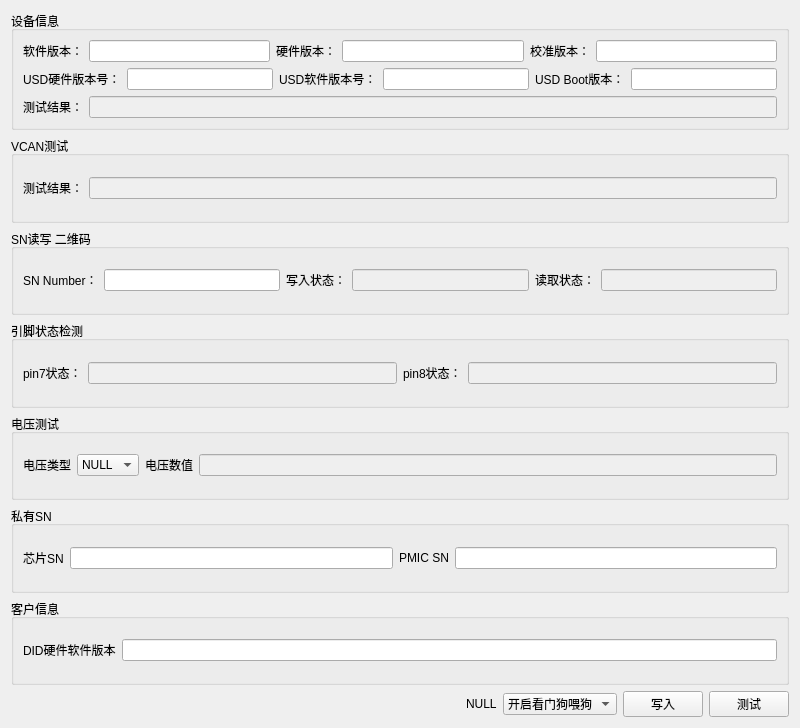
<?xml version="1.0" encoding="UTF-8"?>
<ui version="4.0">
 <class>eol_sub_window</class>
 <widget class="QWidget" name="eol_sub_window">
  <property name="geometry">
   <rect>
    <x>0</x>
    <y>0</y>
    <width>800</width>
    <height>728</height>
   </rect>
  </property>
  <property name="windowTitle">
   <string>Form</string>
  </property>
  <layout class="QGridLayout" name="gridLayout_2">
   <item row="3" column="0" colspan="3">
    <widget class="QGroupBox" name="pin_check_groupBox">
     <property name="title">
      <string>引脚状态检测</string>
     </property>
     <layout class="QGridLayout" name="gridLayout">
      <item row="0" column="0">
       <layout class="QHBoxLayout" name="horizontalLayout_2">
        <item>
         <widget class="QLabel" name="pin7_label">
          <property name="text">
           <string>pin7状态：</string>
          </property>
         </widget>
        </item>
        <item>
         <widget class="QLineEdit" name="pin7_lineEdit">
          <property name="enabled">
           <bool>false</bool>
          </property>
         </widget>
        </item>
        <item>
         <widget class="QLabel" name="pin8_label">
          <property name="text">
           <string>pin8状态：</string>
          </property>
         </widget>
        </item>
        <item>
         <widget class="QLineEdit" name="pin8_lineEdit">
          <property name="enabled">
           <bool>false</bool>
          </property>
         </widget>
        </item>
       </layout>
      </item>
     </layout>
    </widget>
   </item>
   <item row="2" column="0" colspan="3">
    <widget class="QGroupBox" name="sn_groupBox">
     <property name="title">
      <string>SN读写 二维码</string>
     </property>
     <layout class="QGridLayout" name="gridLayout_3">
      <item row="0" column="0">
       <layout class="QHBoxLayout" name="horizontalLayout_4">
        <item>
         <widget class="QLabel" name="label">
          <property name="text">
           <string>SN Number：</string>
          </property>
         </widget>
        </item>
        <item>
         <widget class="QLineEdit" name="sn_number_lineEdit"/>
        </item>
        <item>
         <widget class="QLabel" name="sn_write_label">
          <property name="text">
           <string>写入状态：</string>
          </property>
         </widget>
        </item>
        <item>
         <widget class="QLineEdit" name="sn_write_lineEdit">
          <property name="enabled">
           <bool>false</bool>
          </property>
         </widget>
        </item>
        <item>
         <widget class="QLabel" name="sn_read_label">
          <property name="text">
           <string>读取状态：</string>
          </property>
         </widget>
        </item>
        <item>
         <widget class="QLineEdit" name="sn_read_lineEdit">
          <property name="enabled">
           <bool>false</bool>
          </property>
         </widget>
        </item>
       </layout>
      </item>
     </layout>
    </widget>
   </item>
   <item row="0" column="0" colspan="3">
    <widget class="QGroupBox" name="device_info_groupBox">
     <property name="title">
      <string>设备信息</string>
     </property>
     <layout class="QVBoxLayout" name="verticalLayout">
      <item>
       <layout class="QHBoxLayout" name="horizontalLayout">
        <item>
         <widget class="QLabel" name="soft_ver_label">
          <property name="text">
           <string>软件版本：</string>
          </property>
         </widget>
        </item>
        <item>
         <widget class="QLineEdit" name="soft_ver_lineEdit">
          <property name="enabled">
           <bool>true</bool>
          </property>
          <property name="readOnly">
           <bool>false</bool>
          </property>
         </widget>
        </item>
        <item>
         <widget class="QLabel" name="hw_ver_label">
          <property name="text">
           <string>硬件版本：</string>
          </property>
         </widget>
        </item>
        <item>
         <widget class="QLineEdit" name="hw_ver_lineEdit">
          <property name="enabled">
           <bool>true</bool>
          </property>
         </widget>
        </item>
        <item>
         <widget class="QLabel" name="calibration_ver_label">
          <property name="text">
           <string>校准版本：</string>
          </property>
         </widget>
        </item>
        <item>
         <widget class="QLineEdit" name="calibration_ver_lineEdit">
          <property name="enabled">
           <bool>true</bool>
          </property>
         </widget>
        </item>
       </layout>
      </item>
      <item>
       <layout class="QHBoxLayout" name="horizontalLayout_5">
        <item>
         <widget class="QLabel" name="usd_hw_ver_label">
          <property name="text">
           <string>USD硬件版本号：</string>
          </property>
         </widget>
        </item>
        <item>
         <widget class="QLineEdit" name="usd_hw_ver_lineEdit">
          <property name="enabled">
           <bool>true</bool>
          </property>
         </widget>
        </item>
        <item>
         <widget class="QLabel" name="usd_soft_ver_label">
          <property name="text">
           <string>USD软件版本号：</string>
          </property>
         </widget>
        </item>
        <item>
         <widget class="QLineEdit" name="usd_soft_ver_lineEdit">
          <property name="enabled">
           <bool>true</bool>
          </property>
         </widget>
        </item>
        <item>
         <widget class="QLabel" name="usd_boot_ver_label">
          <property name="text">
           <string>USD Boot版本：</string>
          </property>
         </widget>
        </item>
        <item>
         <widget class="QLineEdit" name="usd_boot_ver_lineEdit">
          <property name="enabled">
           <bool>true</bool>
          </property>
         </widget>
        </item>
       </layout>
      </item>
      <item>
       <layout class="QHBoxLayout" name="horizontalLayout_6">
        <item>
         <widget class="QLabel" name="ver_test_label">
          <property name="text">
           <string>测试结果：</string>
          </property>
         </widget>
        </item>
        <item>
         <widget class="QLineEdit" name="ver_test_lineEdit">
          <property name="enabled">
           <bool>false</bool>
          </property>
         </widget>
        </item>
       </layout>
      </item>
     </layout>
    </widget>
   </item>
   <item row="1" column="0" colspan="3">
    <widget class="QGroupBox" name="vcan_groupBox">
     <property name="title">
      <string>VCAN测试</string>
     </property>
     <layout class="QGridLayout" name="gridLayout_4">
      <item row="0" column="0">
       <layout class="QHBoxLayout" name="horizontalLayout_3">
        <item>
         <widget class="QLabel" name="vcan_test_label">
          <property name="text">
           <string>测试结果：</string>
          </property>
         </widget>
        </item>
        <item>
         <widget class="QLineEdit" name="vcan_test_lineEdit">
          <property name="enabled">
           <bool>false</bool>
          </property>
         </widget>
        </item>
       </layout>
      </item>
     </layout>
    </widget>
   </item>
   <item row="7" column="0">
    <spacer name="horizontalSpacer">
     <property name="orientation">
      <enum>Qt::Horizontal</enum>
     </property>
     <property name="sizeHint" stdset="0">
      <size>
       <width>688</width>
       <height>20</height>
      </size>
     </property>
    </spacer>
   </item>
   <item row="5" column="0" colspan="3">
    <widget class="QGroupBox" name="private_sn_groupBox">
     <property name="title">
      <string>私有SN</string>
     </property>
     <layout class="QGridLayout" name="gridLayout_5">
      <item row="0" column="0">
       <layout class="QHBoxLayout" name="horizontalLayout_7">
        <item>
         <widget class="QLabel" name="chip_sn_label">
          <property name="text">
           <string>芯片SN</string>
          </property>
         </widget>
        </item>
        <item>
         <widget class="QLineEdit" name="chip_sn_lineEdit"/>
        </item>
        <item>
         <widget class="QLabel" name="pmic_sn_label">
          <property name="text">
           <string>PMIC SN</string>
          </property>
         </widget>
        </item>
        <item>
         <widget class="QLineEdit" name="pmic_sn_lineEdit"/>
        </item>
       </layout>
      </item>
     </layout>
    </widget>
   </item>
   <item row="6" column="0" colspan="3">
    <widget class="QGroupBox" name="client_info_groupBox">
     <property name="title">
      <string>客户信息</string>
     </property>
     <layout class="QGridLayout" name="gridLayout_7">
      <item row="0" column="0">
       <layout class="QHBoxLayout" name="horizontalLayout_9">
        <item>
         <widget class="QLabel" name="did_hw_sf_ver_label">
          <property name="text">
           <string>DID硬件软件版本</string>
          </property>
         </widget>
        </item>
        <item>
         <widget class="QLineEdit" name="did_hw_sf_ver_lineEdit"/>
        </item>
       </layout>
      </item>
     </layout>
    </widget>
   </item>
   <item row="4" column="0" colspan="3">
    <widget class="QGroupBox" name="voltage_groupBox">
     <property name="title">
      <string>电压测试</string>
     </property>
     <layout class="QGridLayout" name="gridLayout_6">
      <item row="0" column="0">
       <layout class="QHBoxLayout" name="horizontalLayout_8">
        <item>
         <widget class="QLabel" name="voltage_type_label">
          <property name="text">
           <string>电压类型</string>
          </property>
         </widget>
        </item>
        <item>
         <widget class="QComboBox" name="voltage_type_comboBox">
          <item>
           <property name="text">
            <string>NULL</string>
           </property>
          </item>
         </widget>
        </item>
        <item>
         <widget class="QLabel" name="voltage_label">
          <property name="text">
           <string>电压数值</string>
          </property>
         </widget>
        </item>
        <item>
         <widget class="QLineEdit" name="voltage_lineEdit">
          <property name="enabled">
           <bool>false</bool>
          </property>
         </widget>
        </item>
       </layout>
      </item>
     </layout>
    </widget>
   </item>
   <item row="7" column="2">
    <layout class="QHBoxLayout" name="horizontalLayout_10">
     <item>
      <widget class="QComboBox" name="wdg_opt_comboBox">
       <item>
        <property name="text">
         <string>开启看门狗喂狗</string>
        </property>
       </item>
       <item>
        <property name="text">
         <string>关闭看门狗喂狗</string>
        </property>
       </item>
      </widget>
     </item>
     <item>
      <widget class="QPushButton" name="write_pushButton">
       <property name="text">
        <string>写入</string>
       </property>
      </widget>
     </item>
     <item>
      <widget class="QPushButton" name="test_pushButton">
       <property name="text">
        <string>测试</string>
       </property>
      </widget>
     </item>
    </layout>
   </item>
   <item row="7" column="1">
    <widget class="QLabel" name="wdg_opt_status_label">
     <property name="text">
      <string>NULL</string>
     </property>
    </widget>
   </item>
  </layout>
 </widget>
 <resources/>
 <connections/>
</ui>
